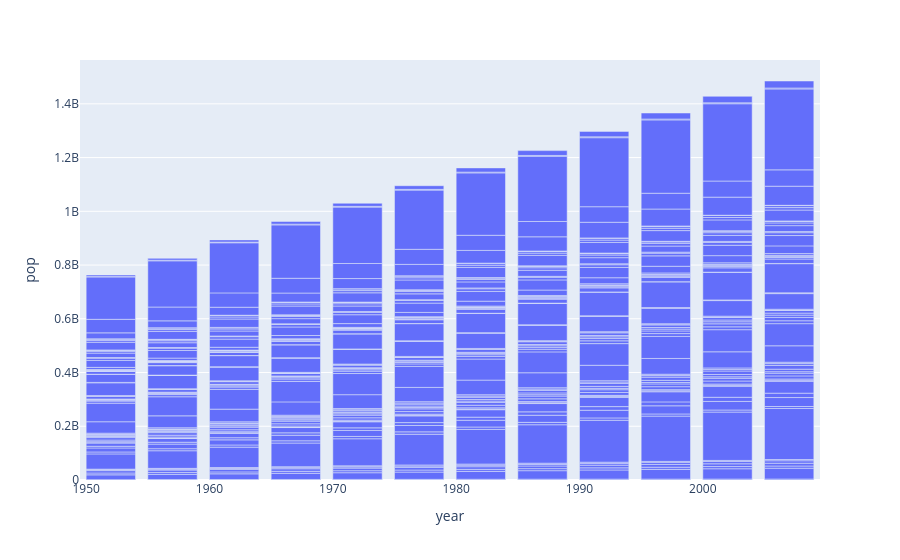

The notebook cell this image was saved under:
### Markdown cell above
## Bar Charts
Los gráficos de barras son una técnica de visualización fundamental para mostrar los conteos o valores de observaciones en diferentes categorías usando barras. Son particularmente efectivos al visualizar datos categóricos o comparar puntos de datos a través de diferentes categorías.

En esta sección, exploraremos cómo crear gráficos de barras interactivos usando Plotly, una poderosa biblioteca para visualización de datos interactiva. Usaremos un conjunto de datos de muestra de Gapminder, enfocándonos en datos relacionados con Canadá, para demostrar la creación de gráficos de barras.

Comencemos visualizando los datos de población de Canadá a lo largo de los años usando un gráfico de barras interactivo.

### Code cell
fig = px.bar(df, x="year", y="pop")
fig.show()

### Figure 1 — Plotly figure (JSON) as saved in the notebook; plotly's stock layout.template omitted (floating-point values rounded to 4 significant figures; data arrays with more than 128 entries replaced by an {"elided": "..."} marker saying what was removed)
{"data": [{"alignmentgroup": "True", "hovertemplate": "year=%{x}<br>pop=%{y}<extra></extra>", "legendgroup": "", "marker": {"color": "#636efa", "pattern": {"shape": ""}}, "name": "", "offsetgroup": "", "orientation": "v", "showlegend": false, "textposition": "auto", "type": "bar", "x": {"elided": "660 int values"}, "xaxis": "x", "y": {"elided": "660 int values"}, "yaxis": "y"}], "layout": {"barmode": "relative", "legend": {"tracegroupgap": 0}, "margin": {"t": 60}, "xaxis": {"anchor": "y", "domain": [0, 1], "title": {"text": "year"}}, "yaxis": {"anchor": "x", "domain": [0, 1], "title": {"text": "pop"}}}}
